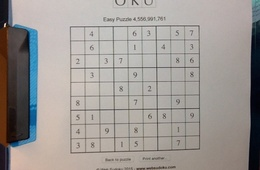
%> input picture data/3.jpg, 260 x 170 px, shrunk from 1700 x 1113 before the run; its folder holds only this picture in this run
$ octave houghScript.m   (GNU Octave 9; MATLAB toolbox functions it lacks are replaced by stand-ins)
%> lines starting %> are read from the running program, lines starting %| are printed output that depends on the picture; in (x1, y1, x2, y2) boxes, pixels count from 0 and x2, y2 are one past the last pixel; in counts of white or black regions, pixels touching at a corner belong together; the program's own positions count from 1
### matlab/myImageFilter.m
function [img1] = myImageFilter(img0, h)

l=length(h);

pad = (l -1) / 2;

pad_image = padarray(img0,[pad pad],'replicate','both');
[r,c] = size(pad_image);
img1=zeros(size(img0));
% h = flip(h,2);
for i = 1 : r - l

    for j = 1 : c - l

        img1(i,j) = sum(sum(pad_image(i:i+l-1,j:j+l-1).*h));

    end

end
% [4 lines of commented-out code are left out]

### matlab/myEdgeFilter.m
function [img1] = myEdgeFilter(img0, sigma)
%Your implemention

h = (2 * ceil(3 * sigma) + 1) ;

Gaussian_Filter = fspecial('gaussian',h,sigma);

img1 = myImageFilter(img0,Gaussian_Filter);

% imshow(img1)
% figure;

sobelx = [1 0 -1; 2 0 -2; 1 0 -1];
sobely = sobelx';

imgx = myImageFilter(img1,sobelx);

% imshow(imgx);
% figure;

imgy = myImageFilter(img1,sobely);

% imshow(imgy);
% figure;

img_magnitude = sqrt(imgx.*imgx + imgy.*imgy);

% imshow(img_magnitude);
% figure;

img_direction = atan2(imgy,imgx) * (180.0/pi);
%
% imshow(img_direction);
% figure;

neg = img_direction < 0;

% [5 lines of commented-out code are left out]

dir_image = img_direction + 180 * neg;

% disp(dir_image);

% imshow(dir_image)

new_image = zeros(size(img1));


new_image((dir_image < 22.5) | (dir_image > 157.5)) = 0;

new_image(dir_image >= 22.5 & dir_image < 67.5) = 45;

new_image(dir_image >= 67.5 & dir_image < 112.5) = 90;

new_image(dir_image >= 112.5 & dir_image <= 157.5) = 135;

% [5 lines of commented-out code are left out]

img1 = zeros(size(img1));
[row,column] = size(img1);

for i=2:row-1
    for j=2:column-1
        if (new_image(i,j)==0)
            img1(i,j) = (img_magnitude(i,j) == max([img_magnitude(i,j), img_magnitude(i,j+1), img_magnitude(i,j-1)]));
        elseif (new_image(i,j)==45)
            img1(i,j) = (img_magnitude(i,j) == max([img_magnitude(i,j), img_magnitude(i+1,j-1), img_magnitude(i-1,j+1)]));
        elseif (new_image(i,j)==90)
            img1(i,j) = (img_magnitude(i,j) == max([img_magnitude(i,j), img_magnitude(i+1,j), img_magnitude(i-1,j)]));
        elseif (new_image(i,j)==135)
            img1(i,j) = (img_magnitude(i,j) == max([img_magnitude(i,j), img_magnitude(i+1,j+1), img_magnitude(i-1,j-1)]));
        end
    end
end


% imshow(img1);
% figure;
img1 = img1.*img_magnitude;
% imshow(img1);
% figure;
% imshow(edge(img0))


### matlab/myHoughTransform.m
function [H, rhoScale, thetaScale] = myHoughTransform(Im, threshold, rhoRes, thetaRes)
%Your implementation here

[row,column] = size(Im);

theta_max = (-90:1:90);
% disp(numel(theta_max))
rho_max = round(sqrt(row^2 + column^2));

H = zeros(2*(rho_max),numel(theta_max)-1);

for i = 1:row
    for j = 1:column
        if Im(i,j)>= threshold
            for t = numel(theta_max)-1:-1:1

                r = round((j*cos(theta_max(t)*pi/180)+ i*sin(theta_max(t)*pi/180)) + rho_max )+1;

                H(r,t) = H(r,t) +1;
            end
        end
    end
end


thetaScale = rad2deg(0:thetaRes/2:pi);
rhoScale = -rho_max:rhoRes:rho_max;


% figure
% imshow(imadjust(rescale(H)),[],...
%        'XData',thetaScale,...
%        'YData',rhoScale,...
%        'InitialMagnification','fit');
% xlabel('\theta (degrees)')
% ylabel('\rho')
% axis on
% axis normal
% hold on
% colormap(gca,hot)
%
% figure;
% imshow(uint8(H),[],'xdata',thetaScale,'ydata',rhoScale);
% xlabel('\theta'),ylabel('\rho')
% axis on, axis normal;
% title('Hough Matrix');
%
% [H,theta,rho] = hough(Im);
%
% figure
% imshow(imadjust(rescale(H)),[],...
%        'XData',theta,...
%        'YData',rho,...
%        'InitialMagnification','fit');
% xlabel('\theta (degrees)')
% ylabel('\rho')
% axis on
% axis normal
% hold on
% colormap(gca,hot)
%
% figure;
% imshow(uint8(H),[],'xdata',theta,'ydata',rho);
% xlabel('\theta'),ylabel('\rho')
% axis on, axis normal;
% title('Hough Matrix');


end


### matlab/myHoughLines.m
function [rhos, thetas] = myHoughLines(H, nLines)
%Your implemention here
Hmax = nlfilter(H,[3 3],@(b) all(b(5) >= b([1 2 3 4 6 7 8 9])));
% disp(max(Hmax))
[rho, theta] = find(Hmax == max(Hmax));
% disp(rho);
rhos = [];thetas = [];
i=1;
while numel(rhos)<=nLines*200
    if Hmax(rho(i),theta(i)) > 0
        rhos = [rhos;rho(i)];
        thetas = [thetas;theta(i)];
    end
    i=i+1;
end
end


### matlab/houghScript.m
clear;

datadir     = '../data';    %the directory containing the images
resultsdir  = '../results'; %the directory for dumping results

%parameters
sigma     = 2;
threshold = 0.15;
rhoRes    = 2;
thetaRes  = pi/180;
nLines    = 100;
%end of parameters

imglist = dir(sprintf('%s/*.jpg', datadir));

for i = 1:numel(imglist)

    %read in images%
    [path, imgname, dummy] = fileparts(imglist(i).name);
    img = imread(sprintf('%s/%s', datadir, imglist(i).name));
%> img is the input picture: size 170x260x3 uint8; mean R, G, B 157.5, 152.4, 148.6

    if (ndims(img) == 3)
        img = rgb2gray(img);
%> img: size 170x260 uint8
    end

    img = double(img) / 255;
%> img: size 170x260 double

%     imshow(img)
%     figure;

    %actual Hough line code function calls%
    img1 = myImageFilter(img,[1 0 -1; 2 0 -2; 1 0 -1]);
    fname = sprintf('%s/%s_00ImageFilter.png', resultsdir, imgname);
    imwrite(img1, fname);
    [Im] = myEdgeFilter(img, sigma);
%> call 4 of myImageFilter, with h = [1 2 1; 0 0 0; -1 -2 -1]
%> after the loop in myImageFilter (call 4), `for i = 1 : r - l`:
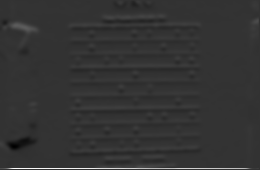
%> img1: size 170x260 double; min -0.729, max 2.94, mean 0.0199; drawn with min black and max white
%> in myEdgeFilter, `img_direction = atan2(imgy,imgx) * (180.0/pi);`:
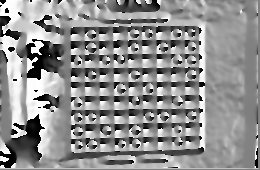
%> img_direction: size 170x260 double; min -180, max 180, mean 22.9; drawn with min black and max white
%> in myEdgeFilter, `neg = img_direction < 0;`:
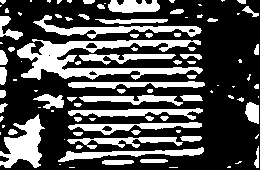
%> neg: size 170x260 logical; 31.1% white; 98 white regions (42 under 20 px), largest, box (x1, y1, x2, y2) and area: (17, 39, 203, 80) 3020, (0, 114, 45, 168) 1253, (33, 15, 202, 39) 1059
%> in myEdgeFilter, `new_image((dir_image < 22.5) | (dir_image > 157.5)) = 0;`: new_image: size 170x260 double; every value is 0
%> in myEdgeFilter, `new_image(dir_image >= 22.5 & dir_image < 67.5) = 45;`: new_image: size 170x260 double; values 0 (black) and 45 (white), 28.5% white; 420 white regions (319 under 20 px), largest, box (x1, y1, x2, y2) and area: (146, 0, 248, 168) 5867, (39, 106, 80, 168) 705, (43, 44, 64, 73) 204
%> in myEdgeFilter, `new_image(dir_image >= 112.5 & dir_image <= 157.5) = 135;`:
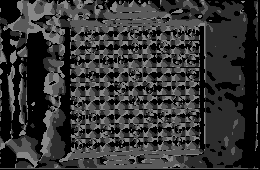
%> new_image: size 170x260 double; min 0, max 135, mean 52.9
%> after the loop in myEdgeFilter, `for i=2:row-1`:
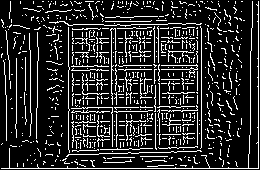
%> img1: size 170x260 double; values 0 (black) and 1 (white), 16.6% white in thin lines or dots
    [H,rhoScale,thetaScale] = myHoughTransform(Im, threshold, rhoRes, thetaRes);
%> after the loop in myHoughTransform, `for i = 1:row`:
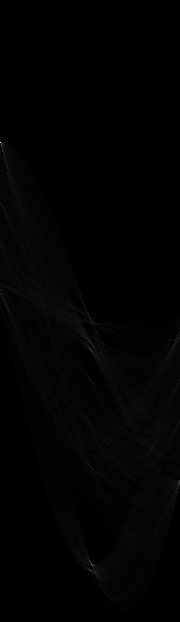
%> H: size 622x180 double; min 0, max 254, mean 2.2
%> after the loop in myHoughTransform, `for i = 1:row`: r = 143
%> rhoScale = 312 values from -311 to 311; thetaScale = 361 values from 0 to 180
    [rhos, thetas] = myHoughLines(H, nLines);
%> in myHoughLines, `Hmax = nlfilter(H,[3 3],@(b) all(b(5) >= b([1 2 3 4 6 7 8 9])));`:
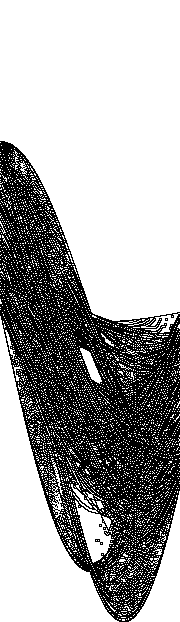
%> Hmax: size 622x180 logical; 65.2% white; black in thin lines or dots, all inside (x1, y1, x2, y2) = (0, 141, 180, 622)
%> in myHoughLines, `[rho, theta] = find(Hmax == max(Hmax));`: rho = 72954 values from 1 to 622; theta = 72954 values from 1 to 180
%> the loop in myHoughLines, `while numel(rhos)<=nLines*200` made 20001 passes
%> (rhos, thetas) on passes 1 to 8: (1, 1), ([1; 2], [1; 1]), ([1; 2; 3], [1; 1; 1]), ([1; 2; 3; 4], [1; 1; 1; 1]), ([1; 2; 3; 4; 5], [1; 1; 1; 1; 1]), ([1; 2; 3; 4; 5; 6], [1; 1; 1; 1; 1; 1]), ([1; 2; 3; 4; 5; 6; 7], [1; 1; 1; 1; 1; 1; 1]), ([1; 2; 3; 4; 5; 6; 7; 8], [1; 1; 1; 1; 1; 1; 1; 1])
%> after the loop in myHoughLines, `while numel(rhos)<=nLines*200`: i = 20002
%> (the run ends here)
